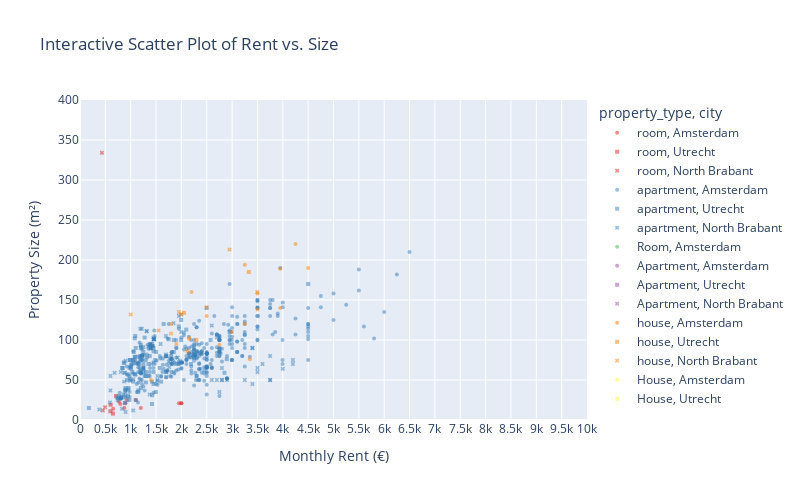

Source (notebook cell):
### Code cell
import plotly.express as px

fig = px.scatter(
    df,
    x="rent_FLOAT",
    y="size_INT",
    color="property_type",
    symbol="city",
    hover_data=["city", "property_type"],
    title="Interactive Scatter Plot of Rent vs. Size",
    opacity=0.5,
    size_max=5,  # Smaller marker size
    color_discrete_sequence=px.colors.qualitative.Set1
)
fig.update_traces(marker=dict(size=4))  # Set smaller size explicitly

fig.update_layout(
    xaxis=dict(
        title="Monthly Rent (€)",
        tickmode='linear',
        tick0=0,
        dtick=500,
        range=[0, 10000]
    ),
    yaxis=dict(
        title="Property Size (m²)",
        tickmode='linear',
        tick0=0,
        dtick=50,
        range=[0, 400]
    ),
    width=800,
    height=500
)

### Figure 1 — Plotly figure (JSON) as saved in the notebook; plotly's stock layout.template omitted (floating-point values rounded to 4 significant figures; data arrays with more than 128 entries replaced by an {"elided": "..."} marker saying what was removed)
{"data": [{"customdata": [["Amsterdam", "room"], ["Amsterdam", "room"], ["Amsterdam", "room"], ["Amsterdam", "room"], ["Amsterdam", "room"], ["Amsterdam", "room"], ["Amsterdam", "room"], ["Amsterdam", "room"], ["Amsterdam", "room"], ["Amsterdam", "room"], ["Amsterdam", "room"]], "hovertemplate": "property_type=%{customdata[1]}<br>city=%{customdata[0]}<br>rent_FLOAT=%{x}<br>size_INT=%{y}<extra></extra>", "legendgroup": "room, Amsterdam", "marker": {"color": "rgb(228,26,28)", "opacity": 0.5, "size": 4, "symbol": "circle"}, "mode": "markers", "name": "room, Amsterdam", "orientation": "v", "showlegend": true, "type": "scatter", "x": [1200, 1999, 1999, 1950, 875, 1100, 654, 925, 891, 765, 795], "xaxis": "x", "y": [15, 21, 21, 21, 15, 25, 14, 25, 21, 23, 20], "yaxis": "y"}, {"customdata": [["Utrecht", "room"], ["Utrecht", "room"], ["Utrecht", "room"], ["Utrecht", "room"]], "hovertemplate": "property_type=%{customdata[1]}<br>city=%{customdata[0]}<br>rent_FLOAT=%{x}<br>size_INT=%{y}<extra></extra>", "legendgroup": "room, Utrecht", "marker": {"color": "rgb(228,26,28)", "opacity": 0.5, "size": 4, "symbol": "square"}, "mode": "markers", "name": "room, Utrecht", "orientation": "v", "showlegend": true, "type": "scatter", "x": [650, 600, 710, 605], "xaxis": "x", "y": [8, 11, 30, 19], "yaxis": "y"}, {"customdata": [["North Brabant", "room"], ["North Brabant", "room"], ["North Brabant", "room"]], "hovertemplate": "property_type=%{customdata[1]}<br>city=%{customdata[0]}<br>rent_FLOAT=%{x}<br>size_INT=%{y}<extra></extra>", "legendgroup": "room, North Brabant", "marker": {"color": "rgb(228,26,28)", "opacity": 0.5, "size": 4, "symbol": "x"}, "mode": "markers", "name": "room, North Brabant", "orientation": "v", "showlegend": true, "type": "scatter", "x": [432, 450, 495], "xaxis": "x", "y": [334, 12, 16], "yaxis": "y"}, {"customdata": {"elided": "345x2 str values"}, "hovertemplate": "property_type=%{customdata[1]}<br>city=%{customdata[0]}<br>rent_FLOAT=%{x}<br>size_INT=%{y}<extra></extra>", "legendgroup": "apartment, Amsterdam", "marker": {"color": "rgb(55,126,184)", "opacity": 0.5, "size": 4, "symbol": "circle"}, "mode": "markers", "name": "apartment, Amsterdam", "orientation": "v", "showlegend": true, "type": "scatter", "x": {"elided": "345 float values"}, "xaxis": "x", "y": {"elided": "345 int values"}, "yaxis": "y"}, {"customdata": {"elided": "102x2 str values"}, "hovertemplate": "property_type=%{customdata[1]}<br>city=%{customdata[0]}<br>rent_FLOAT=%{x}<br>size_INT=%{y}<extra></extra>", "legendgroup": "apartment, Utrecht", "marker": {"color": "rgb(55,126,184)", "opacity": 0.5, "size": 4, "symbol": "square"}, "mode": "markers", "name": "apartment, Utrecht", "orientation": "v", "showlegend": true, "type": "scatter", "x": [2750, 2300, 1630, 1275, 1995, 1420, 1495, 1895, 2575, 975, 2190, 1225, 1080, 1150, 1080, 980, 1050, 2950, 947, 980, 896, 865, 1424, 1060, 995, 1250, 1200, 1200, 1090, 1030, 1235, 1095, 1050, 990, 1020, 1080, 860, 1995, 845, 890, 830, 1194, 2850, 4500, 1300, 1200, 1600, 1420, 32485, 1775, 2895, 1450, 1150, 765, 1300, 815, 1700, 1150, 2250, 2250, 2495, 737, 1100, 2095, 175, 1750, 1850, 975, 1575, 950, 1700, 1250, 1650, 1375, 1250, 1350, 950, 1250, 1450, 1100, 1165, 900, 1950, 960, 1450, 1485, 1200, 1850, 1395, 1350, 1295, 1200, 1050, 1450, 925, 1500, 1250, 1150, 1300, 1275, 1195, 1700], "xaxis": "x", "y": [89, 55, 77, 103, 125, 20, 35, 70, 100, 25, 70, 80, 79, 79, 57, 75, 75, 110, 30, 65, 40, 72, 31, 85, 67, 91, 79, 94, 105, 60, 81, 57, 75, 75, 70, 102, 32, 100, 65, 37, 65, 62, 59, 170, 55, 40, 48, 48, 35, 77, 76, 45, 37, 30, 47, 29, 60, 35, 78, 78, 140, 28, 25, 113, 15, 101, 100, 55, 65, 38, 80, 85, 120, 80, 70, 55, 57, 65, 86, 90, 70, 28, 117, 40, 60, 75, 60, 85, 90, 70, 75, 90, 48, 90, 50, 85, 60, 70, 60, 55, 75, 80], "yaxis": "y"}, {"customdata": {"elided": "102x2 str values"}, "hovertemplate": "property_type=%{customdata[1]}<br>city=%{customdata[0]}<br>rent_FLOAT=%{x}<br>size_INT=%{y}<extra></extra>", "legendgroup": "apartment, North Brabant", "marker": {"color": "rgb(55,126,184)", "opacity": 0.5, "size": 4, "symbol": "x"}, "mode": "markers", "name": "apartment, North Brabant", "orientation": "v", "showlegend": true, "type": "scatter", "x": [600, 830, 3400, 2600, 4200, 1050, 2800, 3600, 3500, 3750, 3750, 3500, 3250, 3400, 2700, 4000, 2800, 4200, 2750, 2800, 3400, 2900, 3750, 1350, 1250, 1390, 683.0, 1120, 1225, 1435, 1395, 1190, 1315, 1420, 1420, 1380, 1440, 1220, 1385, 1380, 1315, 1590, 870, 2250, 900, 986, 1052, 870, 870, 1525, 980, 1695, 1845, 600, 1013, 1275, 1695, 2600, 887, 895, 900, 590, 827, 1450, 900, 1950, 1195, 1375, 1095, 2700, 2250, 1525, 741, 1800, 805, 1995, 900, 880, 380, 1700, 1760, 1975, 1050, 1750, 1460, 1450, 1460, 1395, 1460, 1460, 1185, 1450, 1010, 1005, 1775, 1850, 1406, 1700, 1525, 1995, 1925, 900], "xaxis": "x", "y": [37, 14, 90, 50, 70, 71, 50, 70, 65, 80, 50, 60, 50, 45, 50, 64, 50, 75, 35, 65, 90, 50, 50, 92, 65, 89, 59, 71, 80, 93, 95, 114, 111, 93, 95, 94, 92, 114, 95, 94, 111, 95, 48, 90, 74, 49, 51, 59, 71, 50, 52, 82, 121, 55, 69, 81, 105, 118, 59, 30, 38, 22, 28, 72, 10, 130, 50, 32, 71, 103, 83, 49, 25, 83, 60, 110, 22, 21, 13, 60, 66, 74, 12, 73, 101, 103, 101, 91, 101, 101, 75, 101, 64, 66, 71, 60, 70, 54, 55, 132, 78, 35], "yaxis": "y"}, {"customdata": [["Amsterdam", "Room"]], "hovertemplate": "property_type=%{customdata[1]}<br>city=%{customdata[0]}<br>rent_FLOAT=%{x}<br>size_INT=%{y}<extra></extra>", "legendgroup": "Room, Amsterdam", "marker": {"color": "rgb(77,175,74)", "opacity": 0.5, "size": 4, "symbol": "circle"}, "mode": "markers", "name": "Room, Amsterdam", "orientation": "v", "showlegend": true, "type": "scatter", "x": [850], "xaxis": "x", "y": [null], "yaxis": "y"}, {"customdata": [["Amsterdam", "Apartment"], ["Amsterdam", "Apartment"], ["Amsterdam", "Apartment"], ["Amsterdam", "Apartment"], ["Amsterdam", "Apartment"], ["Amsterdam", "Apartment"], ["Amsterdam", "Apartment"], ["Amsterdam", "Apartment"], ["Amsterdam", "Apartment"], ["Amsterdam", "Apartment"], ["Amsterdam", "Apartment"], ["Amsterdam", "Apartment"], ["Amsterdam", "Apartment"], ["Amsterdam", "Apartment"], ["Amsterdam", "Apartment"], ["Amsterdam", "Apartment"], ["Amsterdam", "Apartment"], ["Amsterdam", "Apartment"], ["Amsterdam", "Apartment"], ["Amsterdam", "Apartment"], ["Amsterdam", "Apartment"], ["Amsterdam", "Apartment"], ["Amsterdam", "Apartment"], ["Amsterdam", "Apartment"], ["Amsterdam", "Apartment"], ["Amsterdam", "Apartment"], ["Amsterdam", "Apartment"], ["Amsterdam", "Apartment"], ["Amsterdam", "Apartment"], ["Amsterdam", "Apartment"], ["Amsterdam", "Apartment"], ["Amsterdam", "Apartment"], ["Amsterdam", "Apartment"], ["Amsterdam", "Apartment"], ["Amsterdam", "Apartment"], ["Amsterdam", "Apartment"], ["Amsterdam", "Apartment"], ["Amsterdam", "Apartment"], ["Amsterdam", "Apartment"], ["Amsterdam", "Apartment"]], "hovertemplate": "property_type=%{customdata[1]}<br>city=%{customdata[0]}<br>rent_FLOAT=%{x}<br>size_INT=%{y}<extra></extra>", "legendgroup": "Apartment, Amsterdam", "marker": {"color": "rgb(152,78,163)", "opacity": 0.5, "size": 4, "symbol": "circle"}, "mode": "markers", "name": "Apartment, Amsterdam", "orientation": "v", "showlegend": true, "type": "scatter", "x": [1000, 1107, 300, 895, 1495, 1380, 1831, 1172, 1502, 1472, 2104, 1840, 2300, 2800, 1580, 1815, 110, 1510, 1734, 1381, 1124, 1660, 3250, 1763, 1521, 1606, 1629, 1990, 449, 900, 950, 6000, 950, 900, 1550, 1690, 2500, 3250, 1300, 2350], "xaxis": "x", "y": [null, null, null, null, null, null, null, null, null, null, null, null, null, null, null, null, null, null, null, null, null, null, null, null, null, null, null, null, null, null, null, null, null, null, null, null, null, null, null, null], "yaxis": "y"}, {"customdata": [["Utrecht", "Apartment"], ["Utrecht", "Apartment"], ["Utrecht", "Apartment"], ["Utrecht", "Apartment"]], "hovertemplate": "property_type=%{customdata[1]}<br>city=%{customdata[0]}<br>rent_FLOAT=%{x}<br>size_INT=%{y}<extra></extra>", "legendgroup": "Apartment, Utrecht", "marker": {"color": "rgb(152,78,163)", "opacity": 0.5, "size": 4, "symbol": "square"}, "mode": "markers", "name": "Apartment, Utrecht", "orientation": "v", "showlegend": true, "type": "scatter", "x": [200, 250, 200, 1100], "xaxis": "x", "y": [null, null, null, null], "yaxis": "y"}, {"customdata": [["North Brabant", "Apartment"], ["North Brabant", "Apartment"], ["North Brabant", "Apartment"], ["North Brabant", "Apartment"], ["North Brabant", "Apartment"], ["North Brabant", "Apartment"], ["North Brabant", "Apartment"], ["North Brabant", "Apartment"], ["North Brabant", "Apartment"], ["North Brabant", "Apartment"], ["North Brabant", "Apartment"]], "hovertemplate": "property_type=%{customdata[1]}<br>city=%{customdata[0]}<br>rent_FLOAT=%{x}<br>size_INT=%{y}<extra></extra>", "legendgroup": "Apartment, North Brabant", "marker": {"color": "rgb(152,78,163)", "opacity": 0.5, "size": 4, "symbol": "x"}, "mode": "markers", "name": "Apartment, North Brabant", "orientation": "v", "showlegend": true, "type": "scatter", "x": [1235, 1330, 1240, 1055, 1320, 1205, 1160, 1015, 1295, 1495, 1280], "xaxis": "x", "y": [null, null, null, null, null, null, null, null, null, null, null], "yaxis": "y"}, {"customdata": [["Amsterdam", "house"], ["Amsterdam", "house"], ["Amsterdam", "house"], ["Amsterdam", "house"], ["Amsterdam", "house"], ["Amsterdam", "house"], ["Amsterdam", "house"], ["Amsterdam", "house"], ["Amsterdam", "house"], ["Amsterdam", "house"], ["Amsterdam", "house"], ["Amsterdam", "house"], ["Amsterdam", "house"], ["Amsterdam", "house"], ["Amsterdam", "house"]], "hovertemplate": "property_type=%{customdata[1]}<br>city=%{customdata[0]}<br>rent_FLOAT=%{x}<br>size_INT=%{y}<extra></extra>", "legendgroup": "house, Amsterdam", "marker": {"color": "rgb(255,127,0)", "opacity": 0.5, "size": 4, "symbol": "circle"}, "mode": "markers", "name": "house, Amsterdam", "orientation": "v", "showlegend": true, "type": "scatter", "x": [2200, 3950, 3950, 3500, 2750, 2995, 15000, 3250, 1400, 4250, 3500, 3250, 3350, 4500, 2500], "xaxis": "x", "y": [160, 189, 140, 138, 94, 110, 354, 120, 50, 220, 158, 194, 76, 190, 130], "yaxis": "y"}, {"customdata": [["Utrecht", "house"], ["Utrecht", "house"], ["Utrecht", "house"], ["Utrecht", "house"], ["Utrecht", "house"]], "hovertemplate": "property_type=%{customdata[1]}<br>city=%{customdata[0]}<br>rent_FLOAT=%{x}<br>size_INT=%{y}<extra></extra>", "legendgroup": "house, Utrecht", "marker": {"color": "rgb(255,127,0)", "opacity": 0.5, "size": 4, "symbol": "square"}, "mode": "markers", "name": "house, Utrecht", "orientation": "v", "showlegend": true, "type": "scatter", "x": [2295, 2150, 2050, 2120, 3330], "xaxis": "x", "y": [100, 102, 134, 86, 185], "yaxis": "y"}, {"customdata": [["North Brabant", "house"], ["North Brabant", "house"], ["North Brabant", "house"], ["North Brabant", "house"], ["North Brabant", "house"], ["North Brabant", "house"], ["North Brabant", "house"], ["North Brabant", "house"], ["North Brabant", "house"], ["North Brabant", "house"]], "hovertemplate": "property_type=%{customdata[1]}<br>city=%{customdata[0]}<br>rent_FLOAT=%{x}<br>size_INT=%{y}<extra></extra>", "legendgroup": "house, North Brabant", "marker": {"color": "rgb(255,127,0)", "opacity": 0.5, "size": 4, "symbol": "x"}, "mode": "markers", "name": "house, North Brabant", "orientation": "v", "showlegend": true, "type": "scatter", "x": [1795, 1000, 1550, 1995, 2500, 1950, 1795, 1900, 3495, 2950], "xaxis": "x", "y": [120, 132, 112, 132, 141, 135, 108, 95, 160, 213], "yaxis": "y"}, {"customdata": [["Amsterdam", "House"], ["Amsterdam", "House"]], "hovertemplate": "property_type=%{customdata[1]}<br>city=%{customdata[0]}<br>rent_FLOAT=%{x}<br>size_INT=%{y}<extra></extra>", "legendgroup": "House, Amsterdam", "marker": {"color": "rgb(255,255,51)", "opacity": 0.5, "size": 4, "symbol": "circle"}, "mode": "markers", "name": "House, Amsterdam", "orientation": "v", "showlegend": true, "type": "scatter", "x": [1042, 4500], "xaxis": "x", "y": [null, null], "yaxis": "y"}, {"customdata": [["Utrecht", "House"], ["Utrecht", "House"]], "hovertemplate": "property_type=%{customdata[1]}<br>city=%{customdata[0]}<br>rent_FLOAT=%{x}<br>size_INT=%{y}<extra></extra>", "legendgroup": "House, Utrecht", "marker": {"color": "rgb(255,255,51)", "opacity": 0.5, "size": 4, "symbol": "square"}, "mode": "markers", "name": "House, Utrecht", "orientation": "v", "showlegend": true, "type": "scatter", "x": [2750, 350], "xaxis": "x", "y": [null, null], "yaxis": "y"}], "layout": {"height": 500, "legend": {"title": {"text": "property_type, city"}, "tracegroupgap": 0}, "title": {"text": "Interactive Scatter Plot of Rent vs. Size"}, "width": 800, "xaxis": {"anchor": "y", "domain": [0, 1], "dtick": 500, "range": [0, 10000], "tick0": 0, "tickmode": "linear", "title": {"text": "Monthly Rent (€)"}}, "yaxis": {"anchor": "x", "domain": [0, 1], "dtick": 50, "range": [0, 400], "tick0": 0, "tickmode": "linear", "title": {"text": "Property Size (m²)"}}}}
